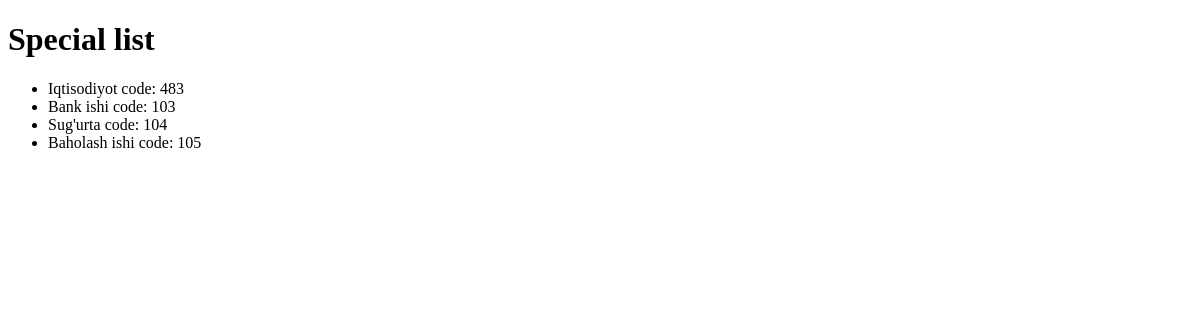
Before: /courses/speciality/ with the older database file.
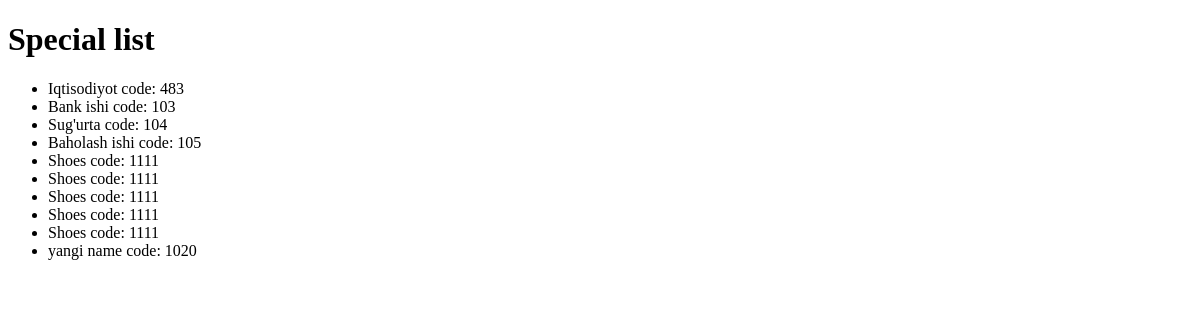
After: the same page with the newer database file.
### courses/models.py (models this page shows, shortened)
class Speciality(models.Model):
    is_active = models.BooleanField(default=True)
    name = models.CharField(max_length=250)
    code = models.IntegerField()
    start_date = models.DateTimeField(auto_now_add=True)

### courses/views.py (the view)
# urls.py: path('speciality/', special, name='special_list'),
def special(request):
    special_list = Speciality.objects.all()
    return render(request, 'courses/special_list.html', {'special_list': special_list})

### courses/templates/courses/special_list.html (shortened to what this page needs)
<!DOCTYPE html>
<html lang="en">
<head>
</head>
<body>
    <h1>Special list</h1>
    <ul>
        {% if special_list %}
            {% for special in special_list %}
                <li>{{ special.name }} code: {{ special.code }}</li>
            {% endfor %}
        {% else %}
            <h1>Special list None</h1>
        {% endif %}
    </ul>
</body>
</html>

Changed rows visible on the page:
added Speciality: name "Shoes", code "1111"
added Speciality: name "Shoes", code "1111"
added Speciality: name "Shoes", code "1111"
added Speciality: name "Shoes", code "1111"
added Speciality: name "Shoes", code "1111"
added Speciality: name "yangi name", code "1020"
